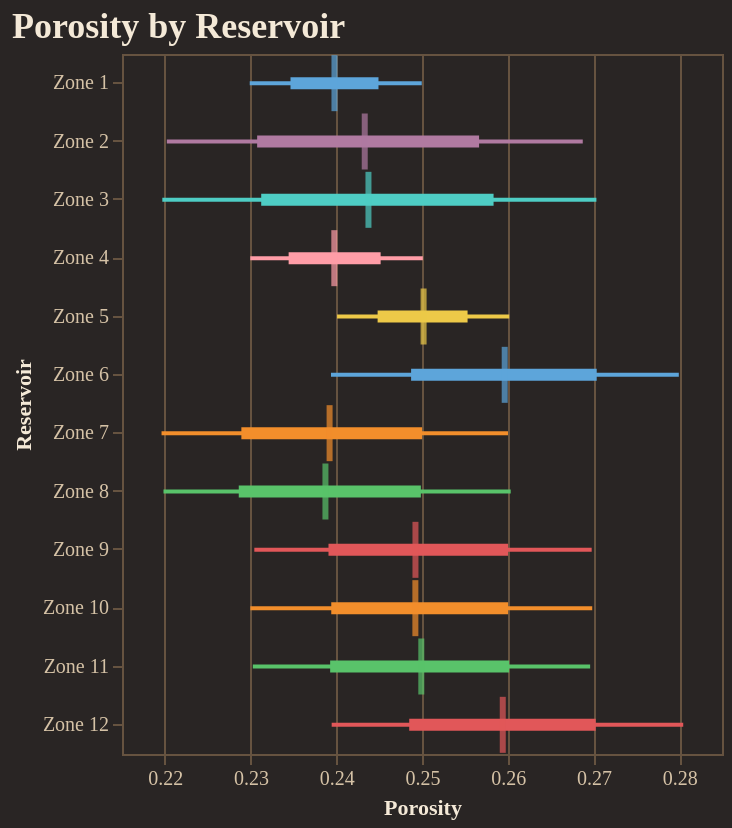

Notebook code for this chart:
### Code cell
fig = reporter.plotter.forest_plot(
    "Porosity", 
    backend=PLOTTING_BACKEND
)
fig.show()

### Figure 1 — Vega-Lite specification as saved in the notebook (floating-point values rounded to 4 significant figures)
{"config": {"background": "#292524", "view": {"fill": "#292524", "stroke": "#665340"}, "title": {"color": "#f4e9d7", "font": "Merriweather", "fontSize": 18, "fontWeight": 600, "subtitleColor": "#d5c2a6", "anchor": "start"}, "axis": {"domainColor": "#665340", "gridColor": "#665340", "tickColor": "#665340", "labelColor": "#d5c2a6", "titleColor": "#f4e9d7", "labelFont": "Merriweather", "titleFont": "Merriweather"}, "legend": {"titleColor": "#f4e9d7", "labelColor": "#d5c2a6", "labelFont": "Merriweather", "titleFont": "Merriweather", "orient": "top-right", "symbolType": "circle"}, "header": {"labelColor": "#d5c2a6", "titleColor": "#f4e9d7", "labelFont": "Merriweather", "titleFont": "Merriweather"}, "mark": {"color": "#c78d3b"}, "line": {"color": "#c78d3b"}, "bar": {"color": "#c78d3b"}, "point": {"color": "#ddb06d"}, "area": {"color": "#c78d3b", "opacity": 0.35}, "text": {"color": "#f4e9d7", "font": "Merriweather"}, "range": {"category": ["#5DA5DA", "#F28E2B", "#59C36A", "#E15759", "#B07AA1", "#4ECDC4", "#FF9DA7", "#EDC948"]}}, "layer": [{"mark": {"type": "rule", "strokeWidth": 2}, "encoding": {"color": {"field": "group", "legend": null, "type": "nominal"}, "x": {"field": "p10", "scale": {"zero": false}, "title": "Porosity", "type": "quantitative"}, "x2": {"field": "p90"}, "y": {"field": "group", "sort": ["Zone 1", "Zone 2", "Zone 3", "Zone 4", "Zone 5", "Zone 6", "Zone 7", "Zone 8", "Zone 9", "Zone 10", "Zone 11", "Zone 12"], "title": "Reservoir", "type": "nominal"}}}, {"mark": {"type": "rule", "strokeWidth": 6}, "encoding": {"color": {"field": "group", "legend": null, "type": "nominal"}, "x": {"field": "p25", "scale": {"zero": false}, "title": "Porosity", "type": "quantitative"}, "x2": {"field": "p75"}, "y": {"field": "group", "sort": ["Zone 1", "Zone 2", "Zone 3", "Zone 4", "Zone 5", "Zone 6", "Zone 7", "Zone 8", "Zone 9", "Zone 10", "Zone 11", "Zone 12"], "title": "Reservoir", "type": "nominal"}}}, {"mark": {"type": "tick", "color": "black", "size": 28, "thickness": 3}, "encoding": {"color": {"field": "group", "legend": null, "type": "nominal"}, "tooltip": [{"field": "group", "title": "Group", "type": "nominal"}, {"field": "p10", "title": "P10", "type": "quantitative"}, {"field": "p25", "title": "P25", "type": "quantitative"}, {"field": "median", "title": "Median", "type": "quantitative"}, {"field": "p75", "title": "P75", "type": "quantitative"}, {"field": "p90", "title": "P90", "type": "quantitative"}], "x": {"field": "median", "scale": {"zero": false}, "title": "Porosity", "type": "quantitative"}, "y": {"field": "group", "sort": ["Zone 1", "Zone 2", "Zone 3", "Zone 4", "Zone 5", "Zone 6", "Zone 7", "Zone 8", "Zone 9", "Zone 10", "Zone 11", "Zone 12"], "title": "Reservoir", "type": "nominal"}}}], "data": {"name": "data-604db668cbbcbaef58aa58e5e03b03a2"}, "height": 350, "title": "Porosity by Reservoir", "width": "container", "$schema": "https://vega.github.io/schema/vega-lite/v5.20.1.json", "datasets": {"data-604db668cbbcbaef58aa58e5e03b03a2": [{"group": "Zone 1", "p10": 0.2299, "p25": 0.2347, "median": 0.2398, "p75": 0.2449, "p90": 0.25}, {"group": "Zone 2", "p10": 0.2202, "p25": 0.2308, "median": 0.2433, "p75": 0.2567, "p90": 0.2688}, {"group": "Zone 3", "p10": 0.2197, "p25": 0.2312, "median": 0.2438, "p75": 0.2584, "p90": 0.2703}, {"group": "Zone 4", "p10": 0.23, "p25": 0.2344, "median": 0.2398, "p75": 0.2452, "p90": 0.2501}, {"group": "Zone 5", "p10": 0.2401, "p25": 0.2448, "median": 0.2502, "p75": 0.2553, "p90": 0.2602}, {"group": "Zone 6", "p10": 0.2394, "p25": 0.2487, "median": 0.2596, "p75": 0.2704, "p90": 0.28}, {"group": "Zone 7", "p10": 0.2196, "p25": 0.2289, "median": 0.2392, "p75": 0.25, "p90": 0.26}, {"group": "Zone 8", "p10": 0.2198, "p25": 0.2286, "median": 0.2387, "p75": 0.2499, "p90": 0.2603}, {"group": "Zone 9", "p10": 0.2304, "p25": 0.2391, "median": 0.2492, "p75": 0.26, "p90": 0.2698}, {"group": "Zone 10", "p10": 0.23, "p25": 0.2394, "median": 0.2492, "p75": 0.26, "p90": 0.2699}, {"group": "Zone 11", "p10": 0.2303, "p25": 0.2393, "median": 0.2499, "p75": 0.2602, "p90": 0.2696}, {"group": "Zone 12", "p10": 0.2395, "p25": 0.2485, "median": 0.2594, "p75": 0.2703, "p90": 0.2805}]}}
